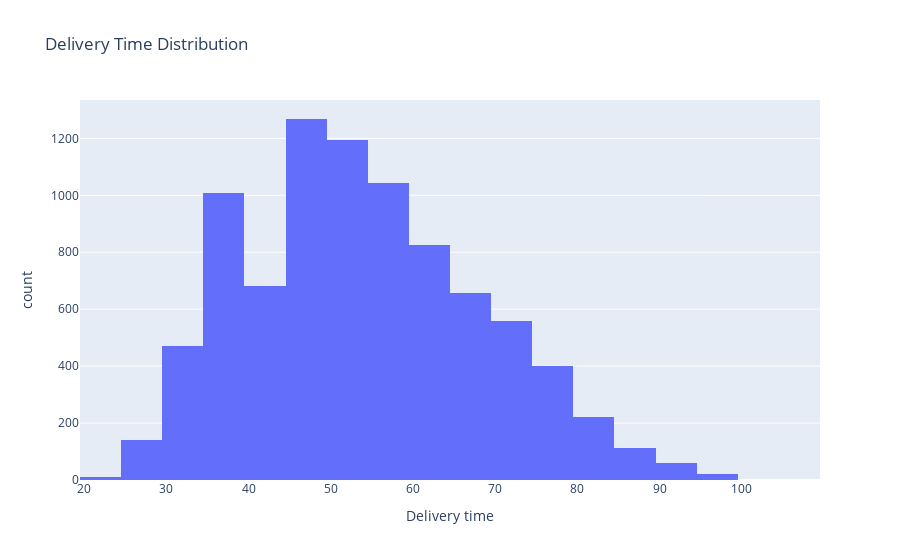

Write notebook code for a chart like this one.
### Code cell
fig4 = px.histogram(df, x='Delivery time', nbins=30, title='Delivery Time Distribution')
fig4.show()

### Figure 1 — Plotly figure (JSON) as saved in the notebook; plotly's stock layout.template omitted (floating-point values rounded to 4 significant figures; data arrays with more than 128 entries replaced by an {"elided": "..."} marker saying what was removed)
{"data": [{"alignmentgroup": "True", "bingroup": "x", "hovertemplate": "Delivery time=%{x}<br>count=%{y}<extra></extra>", "legendgroup": "", "marker": {"color": "#636efa", "pattern": {"shape": ""}}, "name": "", "nbinsx": 30, "offsetgroup": "", "orientation": "v", "showlegend": false, "type": "histogram", "x": {"elided": "8680 int values"}, "xaxis": "x", "yaxis": "y"}], "layout": {"autosize": true, "barmode": "relative", "legend": {"tracegroupgap": 0}, "title": {"text": "Delivery Time Distribution"}, "xaxis": {"anchor": "y", "autorange": true, "domain": [0, 1], "range": [19.5, 109.5], "title": {"text": "Delivery time"}, "type": "linear"}, "yaxis": {"anchor": "x", "autorange": true, "domain": [0, 1], "range": [0, 1335.0], "title": {"text": "count"}}}}
